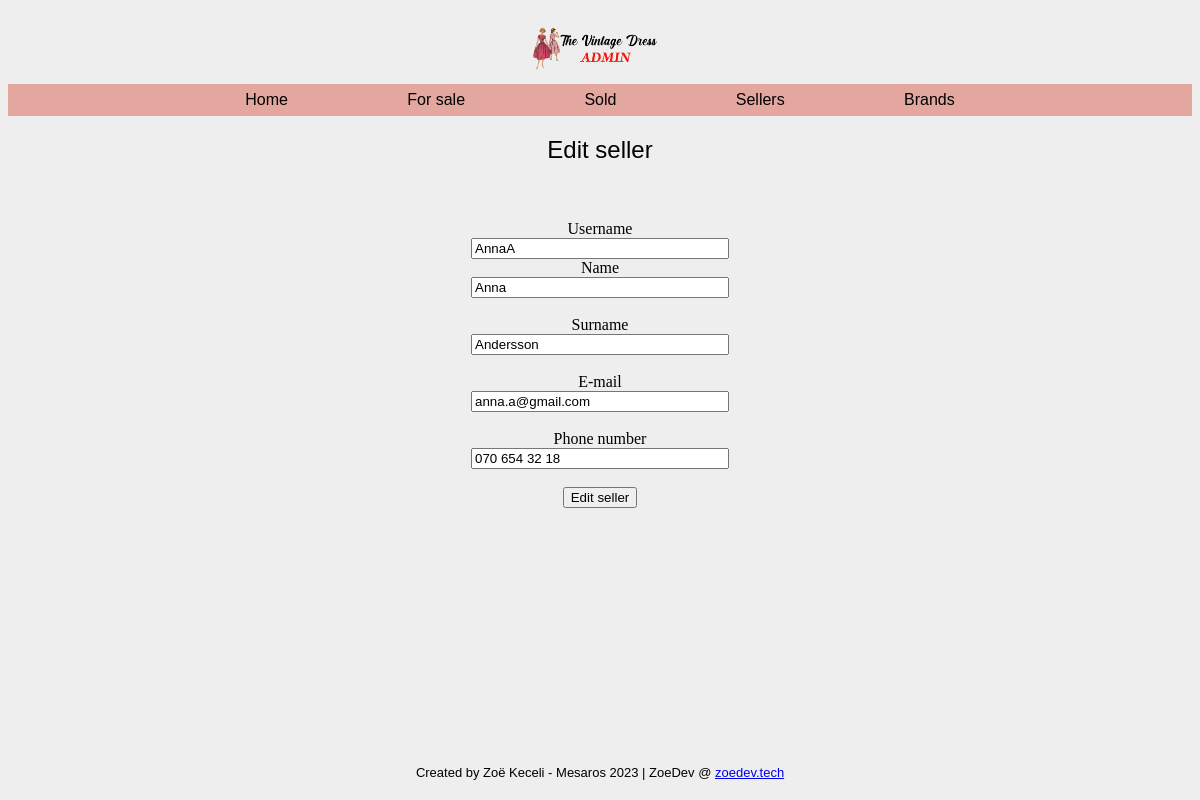
/seller-edit.php?id=1, run on the app's committed database.
### tables this page shows
CREATE TABLE `sellers` (
  `id` int(11) NOT NULL,
  `username` varchar(32) NOT NULL,
  `first_name` varchar(32) NOT NULL,
  `last_name` varchar(32) NOT NULL,
  `email` varchar(32) NOT NULL,
  `phone` varchar(15) NOT NULL
);

### seller-edit.php (called while the page is built)
<?php
require 'controller/seller-controller.php';
require 'classes/view/seller-view.php';
require 'classes/model/seller-model.php';
$pdo = require 'partials/connect.php';
$sellerModel = new SellerModel($pdo);
$sellerView = new SellerView();
$sellerController = new SellerController($sellerModel, $sellerView);
include 'partials/header.php';
include 'partials/nav.php';
$sellerController->edit();
include 'partials/footer.php';

### classes/model/db.php (called while the page is built, shortened)
<?php
class DB
{
    public function __construct(PDO $pdo)
    {
        $this->pdo = $pdo;
    }
}

### classes/model/seller-model.php (called while the page is built, shortened)
<?php
require_once 'db.php';
class SellerModel extends DB
{
    protected $table = "sellers";
    public function getSeller(int $id)
    {
        $sql = "SELECT * FROM {$this->table} WHERE id= ?";
        $statement = $this->pdo->prepare($sql);
        $statement->execute([$id]);
        return $statement->fetchAll();
    }
}

### classes/view/seller-view.php (the view, shortened to what this page needs)
<?php
class SellerView
{
    public function renderEditSellerForm($seller)
    {
        echo "<h2>Edit seller</h2>";
        echo "<form class='centerForm' action='form-handlers/seller-edit-form-handler.php' method='post'>";
        echo "<br>";
        echo "<input type='hidden' value='{$seller[0]['id']}' name='id'><br>";
        echo "<label for='{$seller[0]['username']}'>Username<br></label><input type='text' value='{$seller[0]['username']}' name='username' ><br>";
        echo "<label for='{$seller[0]['first_name']}'>Name<br></label><input type='text' value='{$seller[0]['first_name']}' name='first_name'><br><br>";
        echo "<label for='{$seller[0]['last_name']}'>Surname<br></label><input type='text' value='{$seller[0]['last_name']}' name='last_name'><br><br>";
        echo "<label for='{$seller[0]['email']}'>E-mail<br></label><input type='text' value='{$seller[0]['email']}' name='email'><br><br>";
        echo "<label for='{$seller[0]['phone']}'>Phone number<br></label><input type='text' value='{$seller[0]['phone']}' name='phone'><br><br>";
        echo "<button type='submit'>Edit seller</button>";
        echo "</form>";
    }
}

### style/style.css (style rules this page uses)
body { text-align: center; background: #eee url("https://i.imgur.com/eeQeRmk.png"); background-size: 1.2%; background-repeat: repeat; }
h2 { font-family: "Gill Sans", "Gill Sans MT", Calibri, "Trebuchet MS", sans-serif; font-weight: lighter; }
input { width: 250px; }

### data on the page
sellers: username "AnnaA", first_name "Anna", last_name "Andersson", email "anna.a@gmail.com", phone "070 654 32 18"
